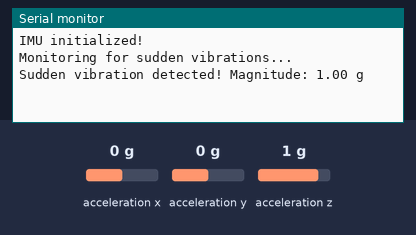
This sketch was run on a simulated Arduino Nano 33 IoT. Shown: the last lines printed to the serial monitor. The inputs (shaded band) are chosen by the test bench; at power-on: acceleration x 0 g, acceleration y 0 g, acceleration z 1 g.

Above: at 1.2 s.
1.3 s: acceleration x set to -1.4 g
At 1.7 s:
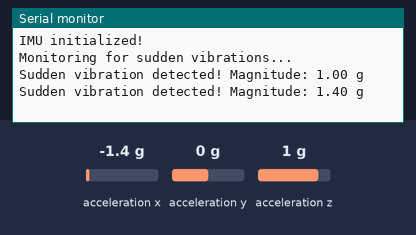
2.8 s: acceleration y set to -0.8 g
At 3.6 s:
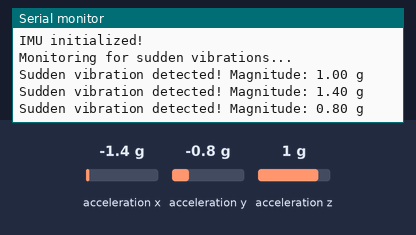
4.3 s: acceleration z set to -1.4 g
At 5.6 s:
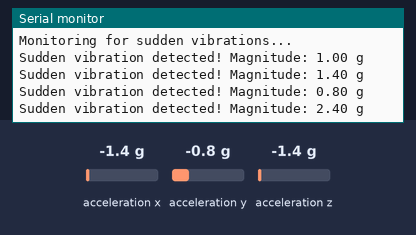
Timing chart, 0 to 7.3 s (numbered marks = the images above; inputs shaded):
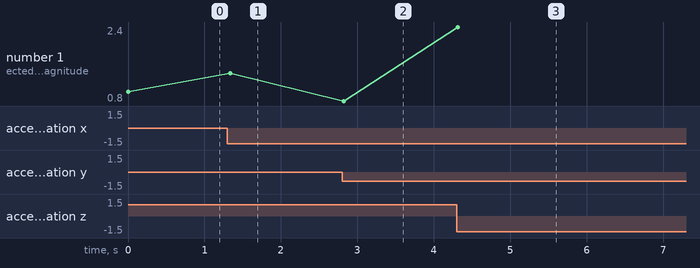

The sketch:

event_detector.ino
```cpp
#include <Arduino_LSM6DS3.h>

#define VIBRATION_THRESHOLD 0.6
#define SAMPLE_INTERVAL 50

float prevAccelX = 0, prevAccelY = 0, prevAccelZ = 0;

void setup() {
  Serial.begin(9600);
  while (!Serial);

  if (!IMU.begin()) {
    Serial.println("Failed to initialize IMU!");
    while (1);
  }

  Serial.println("IMU initialized!");
  Serial.println("Monitoring for sudden vibrations...");
}

void loop() {
  float accelX, accelY, accelZ;

  if (IMU.accelerationAvailable()) {
    IMU.readAcceleration(accelX, accelY, accelZ);

    float deltaX = abs(accelX - prevAccelX);
    float deltaY = abs(accelY - prevAccelY);
    float deltaZ = abs(accelZ - prevAccelZ);
    float vibrationMagnitude = sqrt(deltaX * deltaX + deltaY * deltaY + deltaZ * deltaZ);

    if (vibrationMagnitude > VIBRATION_THRESHOLD) {
      Serial.print("Sudden vibration detected! Magnitude: ");
      Serial.print(vibrationMagnitude);
      Serial.println(" g");
    }

    prevAccelX = accelX;
    prevAccelY = accelY;
    prevAccelZ = accelZ;
  }

  delay(SAMPLE_INTERVAL);
}
```

Measured:
- after the input at 1.3 s, the serial monitor: prints a new line at once (image 1)
- after the input at 2.8 s, the serial monitor: prints a new line at once (image 2)
- after the input at 4.3 s, the serial monitor: prints a new line at once (image 3)
- plotted number 1: 1 → 1.4 after the input at 1.3 s, 1.4 → 0.8 after the input at 2.8 s, 0.8 → 2.4 after the input at 4.3 s
